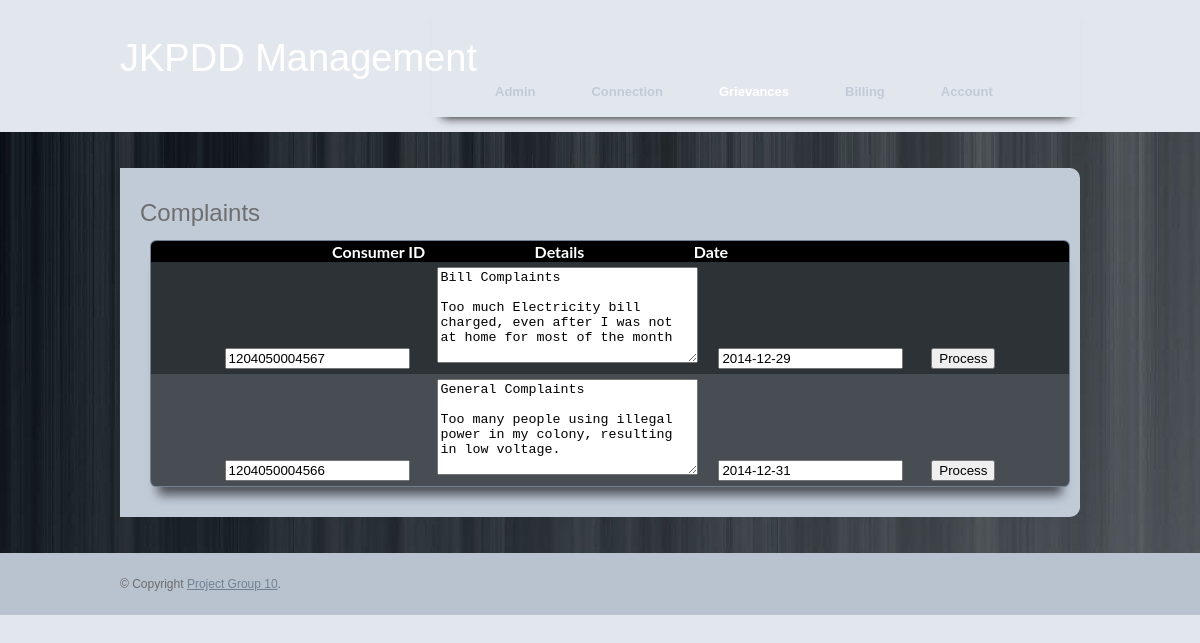
The app's page /admin_complaint.php (signed in) with its own data.
### tables this page shows
CREATE TABLE `complaints` (
  `ack_no` bigint(10) NOT NULL,
  `consumer_id` bigint(13) NOT NULL,
  `name` char(40) NOT NULL,
  `email` char(50) NOT NULL,
  `mobile` bigint(10) NOT NULL,
  `type` char(30) NOT NULL,
  `details` text NOT NULL,
  `date` date NOT NULL,
  `status` char(15) NOT NULL
);

### admin_complaint.php (the view, shortened to what this page needs)
<?php
    require_once 'database_connect.php';
?>
<html>
<head>
<link href="css/style.css" rel="stylesheet" type="text/css" />
<link rel="stylesheet" type="text/css" href="css/coin-slider.css" />
</head>
<body>
<div class="main">
  <div class="header">
    <div class="header_resize">
      <?php include_once 'admin_header.php'; ?>
    </div>
  </div>
    <div class="content">
        <div class="content_resize">
            <div class="article">
                <h2>Complaints</h2>
                <?php
                    $query_ret="select * from complaints where status='in queue' order by date asc";
                    $qry_ret=  mysqli_query($conn,$query_ret);
                    $num=  mysqli_num_rows($qry_ret);
                    if(!$num)
                        die("No complaints registered.");
                    else {
                ?>
                <table>
                        <tr>
                            <th align="right" width="30%">&nbsp;&nbsp;&nbsp;&nbsp;&nbsp;Consumer ID</th>
                            <th align="center" width="29%">Details</th>
                            <th align="left">Date</th>
                        </tr>
                        <?php
                            while($row_ret=  mysqli_fetch_array($qry_ret)) {
                        ?>
                        <tr>
                            <td align="center" colspan="4">
                                <form action="admin_process_complaint.php" method="POST">
                                    <input type="text" value="<?php echo $row_ret['consumer_id']; ?>" name="con_id">&nbsp;&nbsp;&nbsp;&nbsp;&nbsp;&nbsp;<input type="text" value="<?php echo $row_ret['ack_no']; ?>" name="ack_no" hidden>
                                    <textarea rows="6" cols="30"><?php echo $row_ret['type']."\r\n\r\n"; ?><?php echo $row_ret['details']; ?></textarea>&nbsp;&nbsp;&nbsp;&nbsp;
                                    <input type="text" value="<?php echo $row_ret['date']; ?>" name="date">&nbsp;&nbsp;&nbsp;&nbsp;&nbsp;&nbsp;
                                    <input type="submit" value="Process">
                                </form>
                            </td>
                        </tr>
                            <?php } ?>
                    </table>
                <?php
                    }
                    ?>
            </div>
        </div>
    </div>
    <?php include_once 'admin_footer.php';?>
</div>
</body>
</html>

### css/style.css (style rules this page uses)
body { margin:0; padding:0; width:100%; color:#6d6d6d; font:normal 12px/1.5em "Liberation sans", Arial, Helvetica, sans-serif; background:#e2e7ed url(../images/main_bg.gif) repeat-x left top; }
.article table { font-family: 'Ubuntu', 'Lato', sans-serif; font-weight: 600; position: relative; margin: 10px; padding: 10px; overflow: hidden; background: #718294; border-radius: 0.4em; border: 1px solid #191919; box-shadow: inset 0 0 2px 1px rgba(255,255,255,0.08), 0 16px 10px -8px rgba(0, 0, 0, 0.6); color: white; }
html, .main { padding:0; margin:0; }
h2 { margin:8px 0; padding:8px 0; font-size:24px; font-weight:normal; color:#6e6e6e; }
.header, .content, .menu_nav, .fbg, .footer, form, ol, ol li, ul, .content .mainbar, .content .sidebar { margin:0; padding:0; }
.header_resize { margin:0 auto; padding:0; width:960px; }
.content { padding:36px 0 24px; background-image: url(../images/content_bg.jpg); background-attachment: fixed; background-repeat: no-repeat; }
.content_resize { margin:0 auto; padding:0; width:960px; }
.article { border-radius: 0px 10px 10px 0px; margin:0px 0px 12px; padding: 20px; background:#c1cbd8; z-index:-1; }
.article table tr:nth-child(odd) td { background-color:#484D53; }
.article table tr:nth-child(even) td { background-color:#2D3236; }
.article table tr th { background-color:#000; }
table { width: 100%; border-collapse: collapse; border:-1px; }
td { padding: 5px; }

### records on screen
complaints: con_id "1204050004567", type+details "Bill Complaints Too much Electricity bill charged, even after I was not at home for most of the month", date "2014-12-29"
complaints: con_id "1204050004566", type+details "General Complaints Too many people using illegal power in my colony, resulting in low voltage.", date "2014-12-31"
